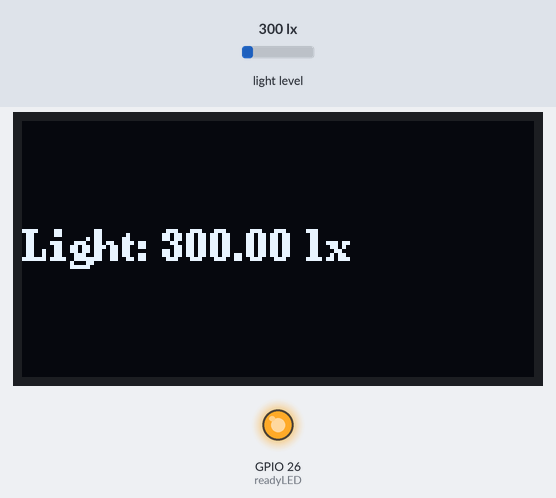
Simulated run of this program. Board: ESP32. Shown: 128×64 one-colour display, output pins drawn as LEDs (lit = HIGH). Inputs (shaded band) come from the test bench; at power-on: light level 300 lx. WiFi joins after 1.5 s; servers stay silent unless stated; the local clock reads 2024-03-15 10:24:30 at power-on unless the program sets it; what the program prints to the serial monitor is not drawn.

Above: at 2.7 s.
2.8 s: light level set to 40 lx
At 3.2 s:
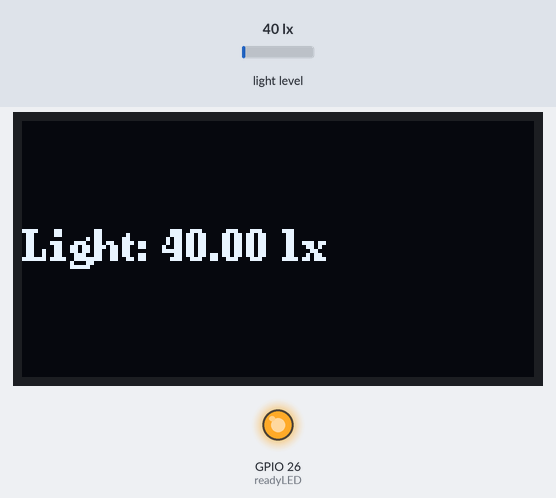
4.3 s: light level set to 500 lx
At 4.6 s:
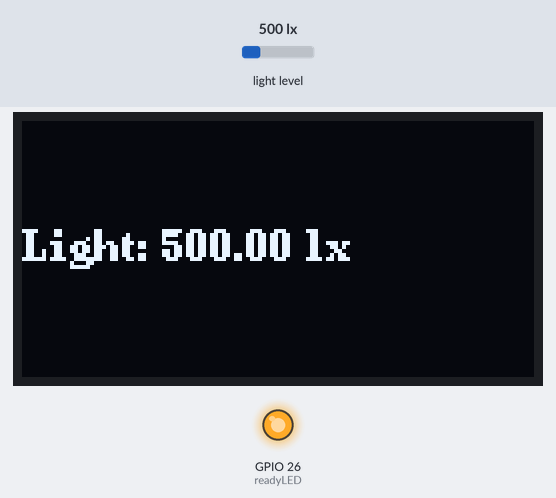
5.8 s: light level set to 1000 lx
At 7.2 s:
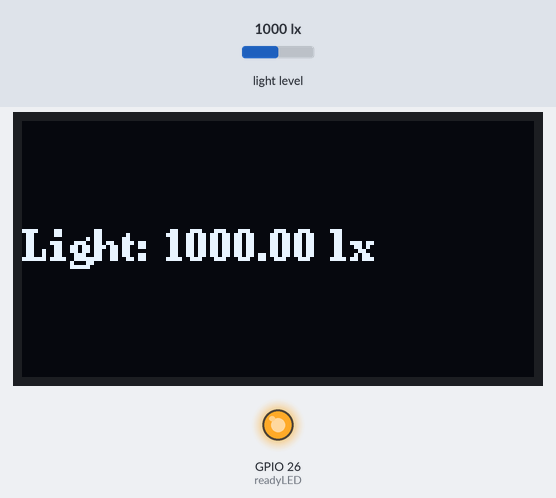
Timing chart, 0 to 8.8 s (numbered marks = the images above; inputs shaded):
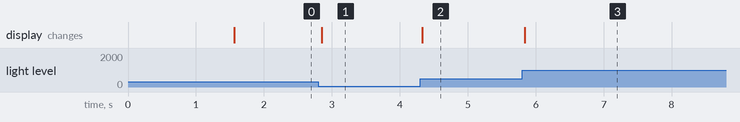

The program:

main.cpp
```cpp
#include <Arduino.h>
#include <BH1750.h>
#include <U8g2lib.h>
#include <WiFi.h>

#include "time.h"

#ifdef U8X8_HAVE_HW_SPI
#include <SPI.h>
#endif
#ifdef U8X8_HAVE_HW_I2C
#endif

U8G2_SH1106_128X64_NONAME_1_HW_I2C u8g2(U8G2_R0, /* reset=*/U8X8_PIN_NONE);
BH1750 lightMeter(0x23);

const char* ssid = "YOUR WIFI NAME";
const char* password = "YOUR WIFI PASSWORD";

const char* ntpServer = "pool.ntp.org";
const long gmtOffset_sec = 3600*11;  //偏离的格林威治时间，11是+11时区
const int daylightOffset_sec = 3600;

void printLocalTime(U8G2_SH1106_128X64_NONAME_1_HW_I2C u8g2, int x, int y) {
  u8g2.setCursor(x, y);
  struct tm timeinfo;
  if (!getLocalTime(&timeinfo)) {
    u8g2.println("Failed to obtain time");
    return;
  }
  u8g2.println(&timeinfo, "Current Time: %H:%M:%S");
}

void wifi_setup() {
  // Connect to Wi-Fi
  Serial.print("Connecting to ");
  Serial.println(ssid);
  WiFi.begin(ssid, password);
  while (WiFi.status() != WL_CONNECTED) {
    delay(500);
    Serial.print(".");
  }
  Serial.println("");
  Serial.println("WiFi connected.");
}

void setup(void) {
  const int readyLED = 26;
  u8g2.begin();
  Serial.begin(9600);
  if (lightMeter.begin(BH1750::CONTINUOUS_HIGH_RES_MODE)) {
    Serial.println(F("BH1750 Advanced begin"));
  } else {
    Serial.println(F("Error initialising BH1750"));
  }
  wifi_setup();
  configTime(gmtOffset_sec, daylightOffset_sec, ntpServer);
  pinMode(readyLED, OUTPUT);
  digitalWrite(readyLED, HIGH);
}

void loop(void) {
  u8g2.setFont(u8g2_font_ncenB08_tf);  // 设置屏幕上显示的字体
  u8g2.firstPage();
  do {
    printLocalTime(u8g2, 0, 20);
    float lux = lightMeter.readLightLevel();
    u8g2.setCursor(0, 35);
    u8g2.print("Light: ");
    u8g2.print(lux);
    u8g2.print(" lx");
  } while (u8g2.nextPage());
}
```

Measured:
- after the input at 2.8 s, the display: changes after 0.05 s (image 1)
- after the input at 4.3 s, the display: changes at once (image 2)
- after the input at 5.8 s, the display: changes at once (image 3)
